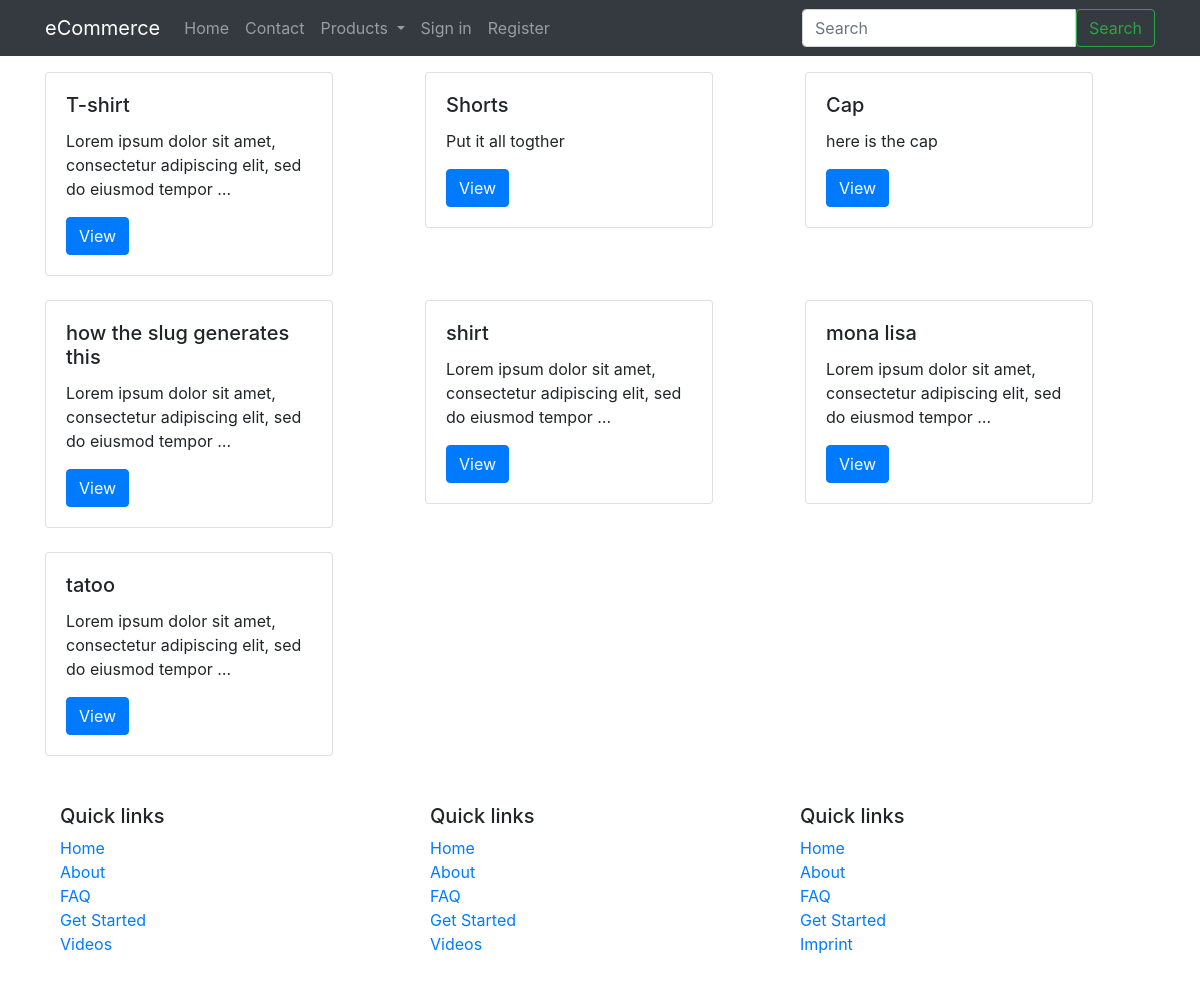
Screenshot of /products/ with the database file from the repository.
### products/models.py (models this page shows, shortened)
class Product(models.Model):
    title = models.CharField(max_length=120)
    slug = models.SlugField(blank=True, unique=True)
    discription = models.TextField()
    price = models.DecimalField(decimal_places=2, max_digits=20, default=0.00)
    image = models.ImageField(upload_to=upload_image_path, null="True", blank=True)
    feature = models.BooleanField(default="False")
    timestamp = models.DateTimeField(auto_now_add=True)
    def get_absolute_path(self):
        return reverse('products:detail', kwargs=dict(
            slug = self.slug
        ))

### products/views.py (the view)
# urls.py: path('', ProductListView.as_view(), name='list'),
class ProductListView(ListView):
    queryset = Product.objects.all()
    template_name = 'products/list.html'
    context_object_name = 'object_list'

### products/templates/products/list.html
{% extends "base.html" %}
{% load static %}
{% block content %}
        <div class="row">
            {% for object in object_list %}
                <div class="col">
                    {% include "products/snippets/card.html" with instance=object %}
                    {% if forloop.counter|divisibleby:3 %}
                        </div></div><br><div class="row">
                    {% else %}
                        </div>
                    {% endif %}
            {% endfor %}
    </div>
{% endblock %}

### templates/base.html (shortened to what this page needs)
{% load static %}
<!doctype html>
<html lang="en">
<head>
    {% include "base/css.html" %}
</head>
<body>
{% include "base/nav.html" with brand_name='eCommerce' %}
<div class="container">
{% block content %}{% endblock %}
{% include "base/footer.html" %}
</div>
</body>
</html>

### templates/base/css.html (shortened to what this page needs)
{% load static %}
    <link rel="stylesheet" href="https://maxcdn.bootstrapcdn.com/bootstrap/4.0.0-beta/css/bootstrap.min.css">

### templates/base/nav.html (shortened to what this page needs)
{% url 'home' as home_url %}
{% url 'contact' as contact_url %}
{% url 'login' as login_url %}
{% url 'products:list' as product_list_url %}
{% url 'register' as register_url %}
<nav class="navbar navbar-expand-md navbar-dark bg-dark mb-3">
   <div class='container'>
     <a class="navbar-brand" href="{% url 'home' %}">
        {% if     brand_name %}
            {{ brand_name }}
        {% else %}
            MDL
        {% endif %}
      </a>
    <div class="collapse navbar-collapse" id="navbarSupportedContent">
        <ul class="navbar-nav mr-auto">
            <li class="nav-item {% if request.path == home_url %}active{% endif %}">
                <a class="nav-link" href={{ home_url }}>Home <span class="sr-only">(current)</span></a>
            </li>
            <li class="nav-item {% if request.path == contact_url %}active{% endif %}">
                <a class="nav-link" href="{{ contact_url }}">Contact</a>
            </li>
            <li class="nav-item dropdown">
                <a class="nav-link dropdown-toggle" href="" id="navbarDropdown" role="button" data-toggle="dropdown"
                   aria-haspopup="true" aria-expanded="false">
                    Products
                </a>
            </li>
            {% if request.user.is_authenticated %}
                <li class="nav-item {% if request.path == login_url %}active{% endif %}">
                    <a class="nav-link " href="{{ login_url }}">Log out</a>
                </li>
            {% else %}
                <li class="nav-item {% if request.path == login_url %}active{% endif %}">
                    <a class="nav-link " href="{{ login_url }}">Sign in</a>
                </li>
            {% endif %}
            <li class="nav-item {% if request.path == register_url %}active{% endif %}">
                <a class="nav-link " href="{{ register_url }}">Register</a>
            </li>
        </ul>
        {% include 'search/snippets/search-form.html' %}
    </div>
   </div>
</nav>

### search/templates/search/snippets/search-form.html
<form method='GET' action='{% url "search:searchProduct" %}' class="form my-2 my-lg-0 search-form">
  <div class='input-group'>
    <input class="form-control" type="text" placeholder="Search" name='q' aria-label="Search" value='{{ request.GET.q }}'>
    <span class='input-group-btn'>
        <button class="btn btn-outline-success" type="submit">Search</button>
    </span>
    </div>
</form>

### products/templates/products/snippets/card.html (shortened to what this page needs)
<div class="card" style="width: 18rem;">
    <div class="card-body">
        <h5 class="card-title">{{ instance.title }}</h5>
        <p class="card-text">{{ instance.discription|truncatewords:12 }}</p>
        <a href="{{ instance.get_absolute_path }}" class='btn btn-primary'>View</a>
    </div >
</div>

### templates/base/js.html (shortened to what this page needs)
{% load static %}

### templates/base/footer.html (shortened to what this page needs)
	<section id="footer" class="mt-5">
		<div class="container">
			<div class="row text-center text-xs-center text-sm-left text-md-left">
				<div class="col-xs-12 col-sm-4 col-md-4">
					<h5>Quick links</h5>
					<ul class="list-unstyled quick-links">
						<li><a href="javascript:void();">Home</a></li>
						<li><a href="javascript:void();">About</a></li>
						<li><a href="javascript:void();">FAQ</a></li>
						<li><a href="javascript:void();">Get Started</a></li>
						<li><a href="javascript:void();">Videos</a></li>
					</ul>
				</div>
				<div class="col-xs-12 col-sm-4 col-md-4">
					<h5>Quick links</h5>
					<ul class="list-unstyled quick-links">
						<li><a href="javascript:void();">Home</a></li>
						<li><a href="javascript:void();">About</a></li>
						<li><a href="javascript:void();">FAQ</a></li>
						<li><a href="javascript:void();">Get Started</a></li>
						<li><a href="javascript:void();">Videos</a></li>
					</ul>
				</div>
				<div class="col-xs-12 col-sm-4 col-md-4">
					<h5>Quick links</h5>
					<ul class="list-unstyled quick-links">
						<li><a href="javascript:void();">Home</a></li>
						<li><a href="javascript:void();">About</a></li>
						<li><a href="javascript:void();">FAQ</a></li>
						<li><a href="javascript:void();">Get Started</a></li>
						<li><a href="https://wwwe.sunlimetech.com" title="Design and developed by">Imprint</a></li>
					</ul>
				</div>
			</div>
			<div class="row">
			</div>
		</div>
	</section>

### rows the page displays
Product: title "T-shirt", discription "Lorem ipsum dolor sit amet, consectetur adipiscing elit, sed do eiusmod tempor …"
Product: title "Shorts", discription "Put it all togther"
Product: title "Cap", discription "here is the cap"
Product: title "how the slug generates this", discription "Lorem ipsum dolor sit amet, consectetur adipiscing elit, sed do eiusmod tempor …"
Product: title "shirt", discription "Lorem ipsum dolor sit amet, consectetur adipiscing elit, sed do eiusmod tempor …"
Product: title "mona lisa", discription "Lorem ipsum dolor sit amet, consectetur adipiscing elit, sed do eiusmod tempor …"
Product: title "tatoo", discription "Lorem ipsum dolor sit amet, consectetur adipiscing elit, sed do eiusmod tempor …"

### other values shown
{{ brand_name }} "eCommerce"
